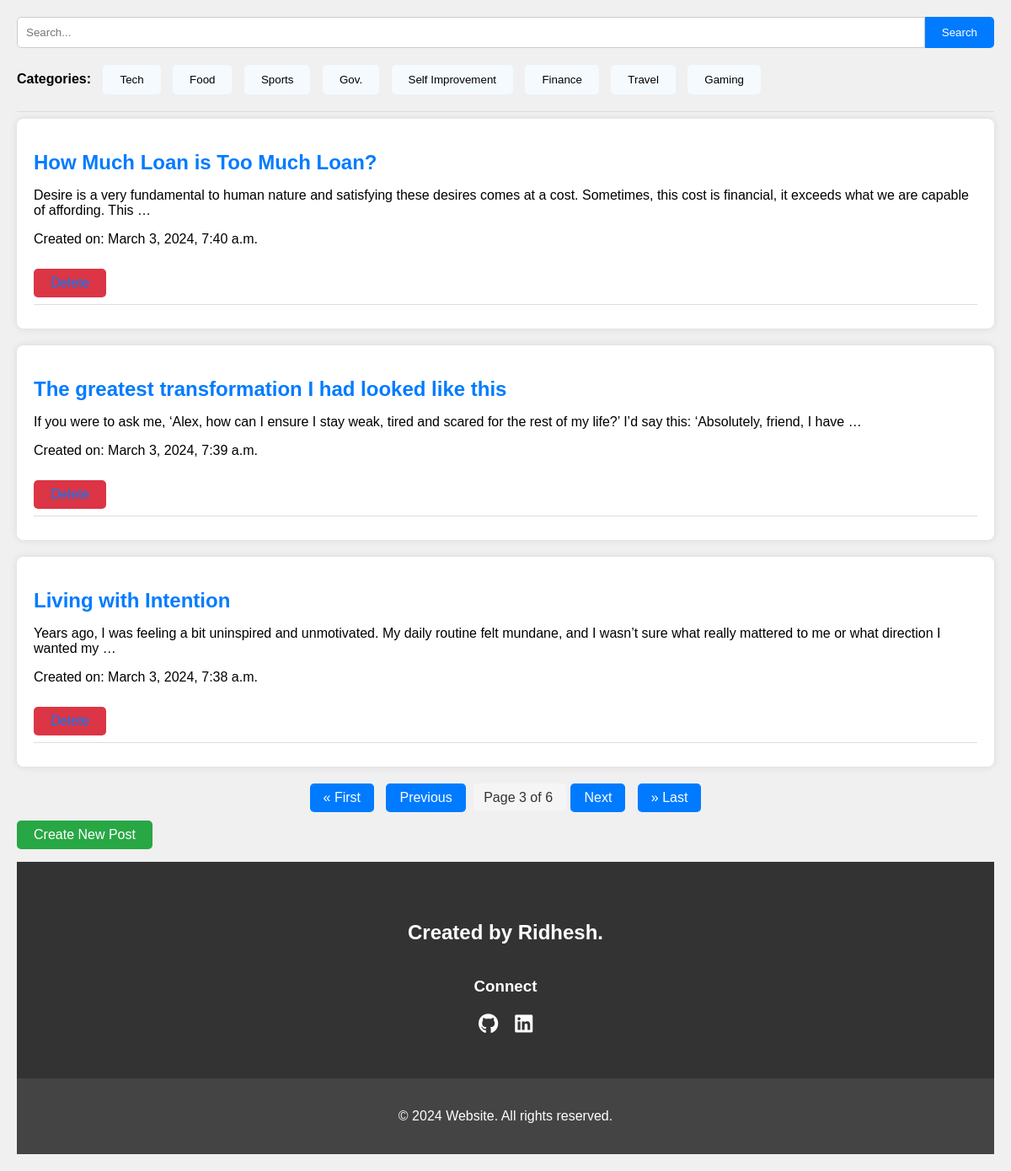
/?page=3, run on the app's committed database.
### app1/models.py (models this page shows, shortened)
class Category(models.Model):
    name = models.CharField(max_length=30)
    class Meta:
        verbose_name_plural="categories"

class Post(models.Model):
    title = models.CharField(max_length=500)
    body = models.TextField()
    created_on  = models.DateTimeField(auto_now_add=True)
    last_modified = models.DateTimeField(auto_now=True)
    category = models.ForeignKey(Category, on_delete=models.CASCADE)
    image = models.URLField(default='https://wmmedia.sgp1.cdn.digitaloceanspaces.com/blog.png')
    likes =  models.PositiveIntegerField(default=0)
    dislikes =  models.PositiveIntegerField(default=0)

### app1/views.py (the view)
# urls.py: path('',views.index,name='index'),
def index(request):
    posts = Post.objects.all().order_by("-created_on")
    paginator = Paginator(posts,3)
    page=request.GET.get('page')
    try:
        posts = paginator.page(page)
    except PageNotAnInteger:
        posts = paginator.page(1)
    except EmptyPage:
        posts = paginator.page(paginator.num_pages)
    categories = Category.objects.all()
    context ={"posts":posts,"categories": categories}
    return render(request,"app1/index.html",context)

### app1/templates/app1/index.html (shortened to what this page needs)
<!DOCTYPE html>
<html lang="en">
<head>
    <link rel="stylesheet" href="https://cdnjs.cloudflare.com/ajax/libs/font-awesome/6.0.0-beta3/css/all.min.css">
</head>
<body>
    <form action="{% url 'search' %}" method="GET" class="search-form">
        <input type="text" name="q" placeholder="Search..." class="search-input">
        <button type="submit" class="search-button">Search</button>
    </form>
    <ul class="categories">
        <li><strong>Categories:</strong></li>
        {% for category in categories %}
            <li><button class="btn"><a href="{% url 'category_posts' category.id %}"  style="color:#000000";>{{ category.name }}</a></button></li>
        {% endfor %}
    </ul>
    <hr>
    {% for post in posts %}
    <div class="post">
        <h2><a href="{% url 'details' post.id %}">{{ post.title }}</a></h2>
        <p>{{ post.body|truncatewords_html:30 }}</p>
        <p>Created on: {{ post.created_on|date:"F j, Y, g:i a" }}</p>
        <a href="{% url 'delete_post' post.id %}" class="action-link">Delete</a>
        <hr>
    </div>
    {% endfor %}
    <div class="pagination">
        {% if posts.has_previous %}
            <a href="?page=1" class="pagination-button">&laquo; First</a>
            <a href="?page={{ posts.previous_page_number }}" class="pagination-button">Previous</a>
        {% endif %}
        <span class="pagination-link pagination-current">
            Page {{ posts.number }} of {{ posts.paginator.num_pages }}
        </span>
        {% if posts.has_next %}
            <a href="?page={{ posts.next_page_number }}" class="pagination-button">Next</a>
            <a href="?page={{ posts.paginator.num_pages }}" class="pagination-button">&raquo; Last</a>
        {% endif %}
    </div>
    <a href="{% url 'create_post' %}" class="action-link create-post-link">Create New Post</a>
    <div class="lower-div">
        <h2>Created by <b>Ridhesh.</b></h2>
        <h3>Connect</h3>
        <div class="social-icons">
            <a href="https://github.com/Ridhesh05" target="_blank"><i class="fab fa-github"></i></a>
            <a href="https://www.linkedin.com/in/ridhesh05/" target="_blank"><i class="fab fa-linkedin"></i></a>
        </div>
    </div>
    <footer style="background-color: #444; color: #fff; padding: 20px; text-align: center;">
        <p>&copy; 2024  Website. All rights reserved.</p>
    </footer>
</body>
</html>

### app1/templates/app1/index.html (style rules this page uses)
body { font-family: Arial, sans-serif; background-color: #f0f0f0; margin: 0; padding: 20px; }
.categories { margin-bottom: 20px; padding: 0; list-style: none; }
.categories li { display: inline-block; margin-right: 10px; }
.categories li a { text-decoration: none; color: #007bff; }
.post { background-color: #fff; border-radius: 8px; box-shadow: 0 0 10px rgba(0, 0, 0, 0.1); padding: 20px; margin-bottom: 20px; }
.post h2 { margin-top: 0; margin-bottom: 10px; color: #333; }
.post a { color: #007bff; text-decoration: none; }
hr { border: none; border-top: 1px solid #ddd; }
.btn { display: inline-block; padding: 10px 20px; background-color: #f5faff; color: #0056b3; border: none; border-radius: 5px; text-decoration: none; transition: background-color 0.3s ease; }
.btn a { color: #fff; text-decoration: none; }
.pagination { margin-top: 20px; text-align: center; }
.pagination-button { display: inline-block; padding: 8px 16px; margin: 0 5px; background-color: #007bff; color: #fff; text-decoration: none; border: none; border-radius: 5px; transition: background-color 0.3s ease; }
.pagination-current { background-color: #f5f5f5; color: #333; padding: 8px 12px; border-radius: 5px; }
.search-form { display: flex; margin-bottom: 20px; }
.search-input { flex: 1; padding: 10px; border: 1px solid #ccc; border-radius: 5px 0 0 5px; }
.search-button { padding: 10px 20px; background-color: #007bff; color: #fff; border: none; border-radius: 0 5px 5px 0; cursor: pointer; }
.action-link { display: inline-block; padding: 8px 20px; margin-top: 10px; background-color: #dc3545; color: #fff; text-decoration: none; border-radius: 5px; transition: background-color 0.3s ease; }
.create-post-link { background-color: #28a745; margin-bottom: 15px; }
.lower-div { background-color: #333; color: #fff; padding: 50px 20px; text-align: center; display: flex; flex-direction: column; align-items: center; }
.lower-div h3 { margin-bottom: 20px; }
.social-icons { display: flex; justify-content: center; align-items: center; }
.social-icons a { margin: 0 10px; color: #fff; text-decoration: none; font-size: 24px; }

### data on the page
Category: name "Tech"
Category: name "Food"
Category: name "Sports"
Category: name "Gov."
Category: name "Self Improvement"
Category: name "Finance"
Category: name "Travel"
Category: name "Gaming"
Post: title "How Much Loan is Too Much Loan?", body "Desire is a very fundamental to human nature and satisfying these desires comes at a cost. Sometimes, this cost is financial, it exceeds what we are capable of affording. This …", created_on "March 3, 2024, 7:40 a.m."
Post: title "The greatest transformation I had looked like this", body "If you were to ask me, ‘Alex, how can I ensure I stay weak, tired and scared for the rest of my life?’ I’d say this: ‘Absolutely, friend, I have …", created_on "March 3, 2024, 7:39 a.m."
Post: title "Living with Intention", body "Years ago, I was feeling a bit uninspired and unmotivated. My daily routine felt mundane, and I wasn’t sure what really mattered to me or what direction I wanted my …", created_on "March 3, 2024, 7:38 a.m."

### other printed values
{{ posts.number }} "3"
{{ posts.paginator.num_pages }} "6"
